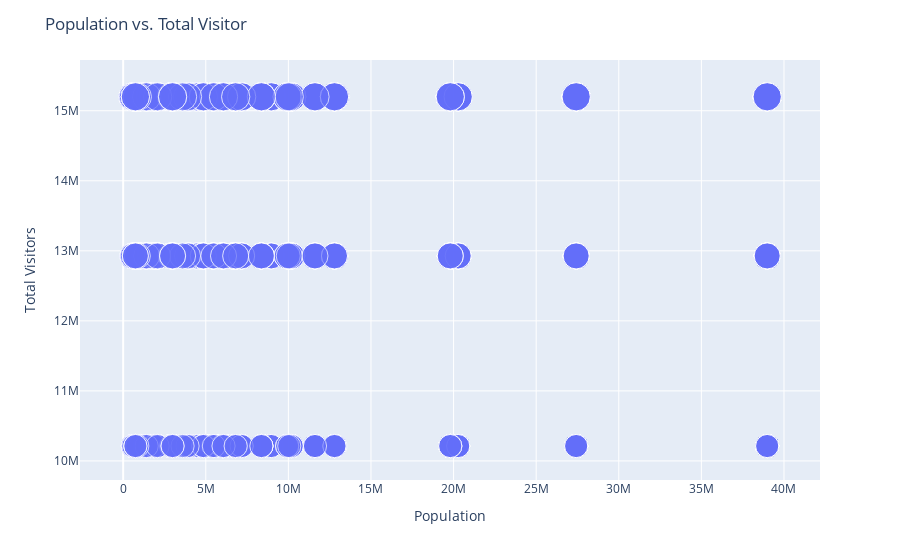

The notebook cell this image was saved under:
### Code cell
fig = px.scatter(Winter, x="Population", y="Total Visitors", hover_data=["State Code", "ParkCode", "Month"], size="Total Visitors" )
fig.update_layout(title='Population vs. Total Visitor')

### Figure 1 — Plotly figure (JSON) as saved in the notebook; plotly's stock layout.template omitted (floating-point values rounded to 4 significant figures; data arrays with more than 128 entries replaced by an {"elided": "..."} marker saying what was removed)
{"data": [{"customdata": {"elided": "933x3 mixed values"}, "hoverlabel": {"namelength": 0}, "hovertemplate": "Population=%{x}<br>Total Visitors=%{marker.size}<br>State Code=%{customdata[0]}<br>ParkCode=%{customdata[1]}<br>Month=%{customdata[2]}", "legendgroup": "", "marker": {"color": "#636efa", "size": {"elided": "933 int values"}, "sizemode": "area", "sizeref": 38000.0, "symbol": "circle"}, "mode": "markers", "name": "", "showlegend": false, "type": "scatter", "x": {"elided": "933 int values"}, "xaxis": "x", "y": {"elided": "933 int values"}, "yaxis": "y"}], "layout": {"legend": {"itemsizing": "constant", "tracegroupgap": 0}, "margin": {"t": 60}, "title": {"text": "Population vs. Total Visitor"}, "xaxis": {"anchor": "y", "domain": [0, 1], "title": {"text": "Population"}}, "yaxis": {"anchor": "x", "domain": [0, 1], "title": {"text": "Total Visitors"}}}}
